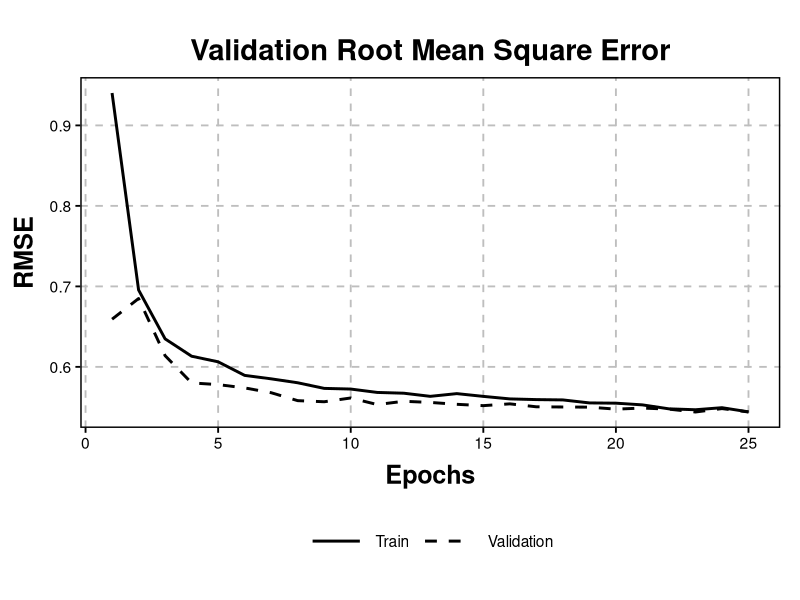

R code for this plot:
theme_Publication <- function(base_size=14, base_family="helvetica") {
  library(grid)
  library(ggthemes)
  (theme_foundation(base_size=base_size, base_family=base_family)
    + theme(plot.title = element_text(face = "bold",
                                      size = rel(1.5), hjust = 0.5),
            text = element_text(),
            panel.background = element_rect(colour = NA),
            plot.background = element_rect(colour = NA),
            panel.border = element_rect(colour = "black", size=1),
            axis.title = element_text(face = "bold",size = rel(1.3)),
            axis.title.y = element_text(angle=90,vjust =2),
            axis.title.x = element_text(vjust = -0.2),
            axis.text = element_text(), 
            # axis.line = element_line(colour="black"),
            axis.line = element_blank(),
            axis.ticks = element_line(),
            panel.grid.major = element_line(colour = "gray", linetype = "dashed"),
            panel.grid.minor = element_blank(),
            legend.key = element_rect(colour = NA),
            legend.position = "bottom",
            legend.direction = "horizontal",
            legend.key.size= unit(1.5, "cm"),
            legend.spacing = unit(0, "cm"),
            legend.title = element_text(face="italic"),
            plot.margin=unit(c(10,5,5,5),"mm"),
            strip.background=element_rect(colour="#f0f0f0",fill="#f0f0f0"),
            strip.text = element_text(face="bold")
    ))
  
}


library(dplyr)
library(ggplot2)


train <- read.csv('train_RMSE.csv', header=T)
val <- read.csv("val_RMSE.csv", header=T)

train <- train %>% select(-Wall.time)
val <- val %>% select(-Wall.time)

train$Step <- train$Step + 1
val$Step <- val$Step + 1

train$group = "train"
val$group = "val"

df <- rbind(train, val)


p1 <- ggplot(df, aes(x=Step, Value, group=group, linetype=group)) +
  geom_line(size=1) +
  theme_Publication() +
  theme(legend.title = element_blank()) +
  ggtitle("Validation Root Mean Square Error") + 
  labs(x = "Epochs", y = "RMSE") +
  scale_linetype_manual(values = c(1, 8), labels = c("Train", "Validation"))


p1


# 3, 8, 1, 4

# require(gridExtra)

# grid.arrange(p1, p2, ncol=2)